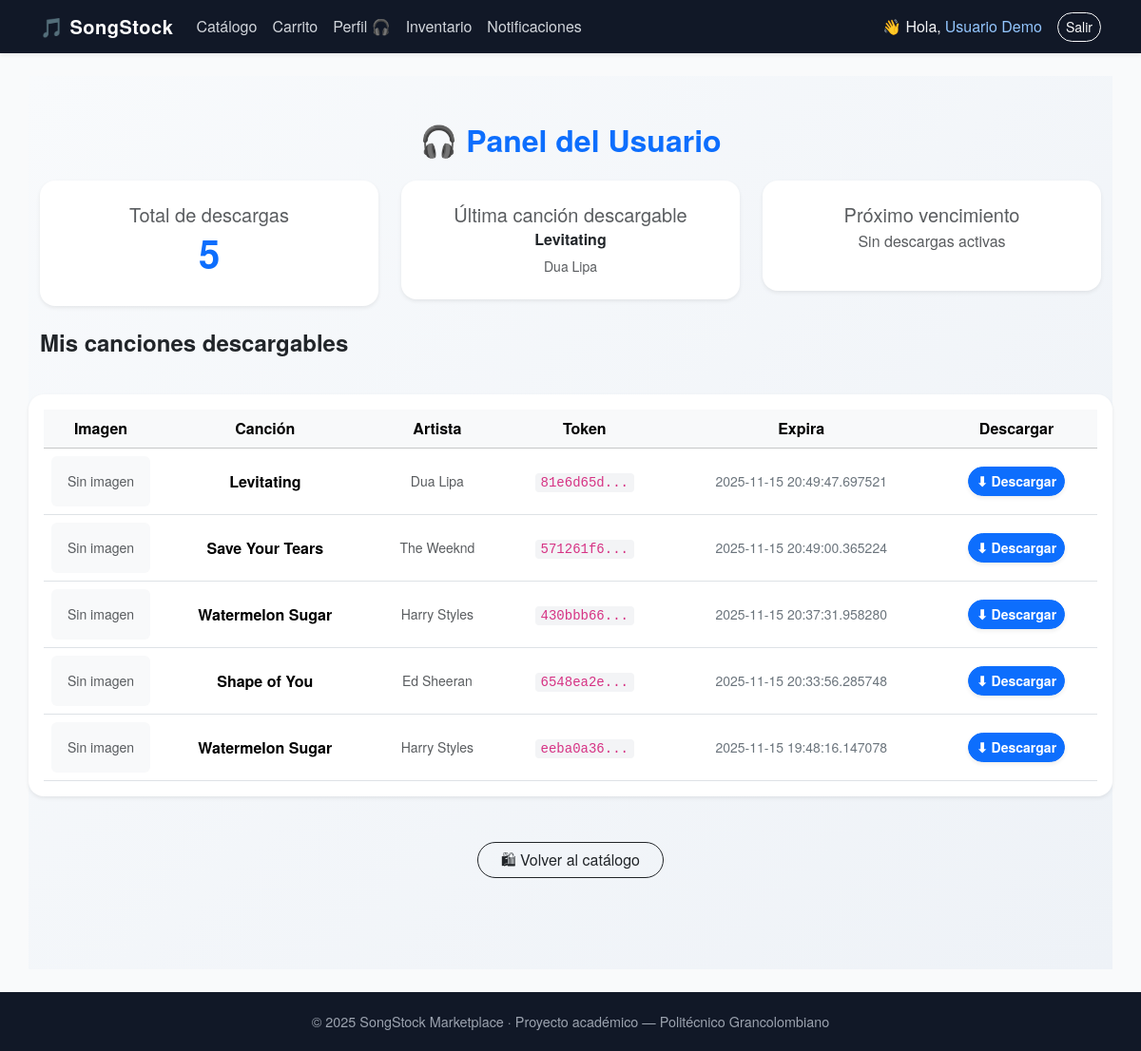
The app's page /perfil (signed in) with its own data.
### tables this page shows
CREATE TABLE productos (
        id INTEGER PRIMARY KEY AUTOINCREMENT,
        nombre TEXT NOT NULL,
        artista TEXT,
        tipo TEXT CHECK(tipo IN ('mp3','vinilo')) NOT NULL,
        precio REAL NOT NULL,
        stock INTEGER DEFAULT 0,
        proveedor_email TEXT,
        descripcion TEXT,
        imagen TEXT
    );

CREATE TABLE downloads (
      id INTEGER PRIMARY KEY AUTOINCREMENT,
      user_id INTEGER NOT NULL,
      product_id INTEGER NOT NULL,
      token TEXT NOT NULL UNIQUE,
      expires_at DATETIME NOT NULL,
      created_at DATETIME DEFAULT CURRENT_TIMESTAMP
    );

### app.py (the view)
@app.route('/perfil')
def perfil():
    if 'usuario' not in session: return redirect(url_for('login'))
    user_id=session.get('user_id')
    conn=get_db_connection()
    rows=conn.execute("""SELECT d.id,p.nombre,p.artista,p.id AS producto_id,d.token,d.expires_at
                         FROM downloads d JOIN productos p ON p.id=d.product_id
                         WHERE d.user_id=? ORDER BY d.created_at DESC""",(user_id,)).fetchall()
    conn.close()
    return render_template('perfil.html',descargas=rows)

### app.py (called while the page is built)
def get_db_connection():
    conn = sqlite3.connect(DATABASE)
    conn.row_factory = sqlite3.Row
    return conn

### templates/perfil.html (shortened to what this page needs)
{% extends "base.html" %}
{% block content %}
<div class="perfil-page container py-5 fade-in">
  <h2 class="mb-4 text-center fw-bold text-primary">🎧 Panel del Usuario</h2>
  {% if descargas %}
    <div class="row g-4 mb-5">
      <div class="col-md-4">
        <div class="card text-center shadow-sm border-0 rounded-4">
          <div class="card-body py-4">
            <h5 class="text-muted mb-1">Total de descargas</h5>
            <h2 class="fw-bold text-primary display-6">{{ descargas|length }}</h2>
          </div>
        </div>
      </div>
      <div class="col-md-4">
        <div class="card text-center shadow-sm border-0 rounded-4">
          <div class="card-body py-4">
            <h5 class="text-muted mb-1">Última canción descargable</h5>
            <h6 class="fw-bold text-dark">
              {{ descargas[0]['nombre'] if descargas else 'Sin descargas' }}
            </h6>
            <p class="text-muted small mb-0">
              {{ descargas[0]['artista'] if descargas else '' }}
            </p>
          </div>
        </div>
      </div>
<div class="col-md-4">
  <div class="card text-center shadow-sm border-0 rounded-4">
    <div class="card-body py-4">
      <h5 class="text-muted mb-1">Próximo vencimiento</h5>
      {% set expiracion = None %}
      {% for d in descargas %}
        {% if not expiracion %}
          {% set expiracion = d['expires_at'] or d['fecha_expira'] %}
        {% endif %}
      {% endfor %}
      {% if expiracion %}
        <p class="fw-bold text-danger mb-0">{{ expiracion }}</p>
      {% else %}
        <p class="text-muted">Sin descargas activas</p>
      {% endif %}
    </div>
  </div>
</div>
    <h4 class="fw-semibold mb-3">Mis canciones descargables</h4>
    <div class="table-responsive shadow-sm rounded-4 bg-white p-3 mb-4">
      <table class="table align-middle mb-0">
        <thead class="table-light">
          <tr class="text-center">
            <th>Imagen</th>
            <th>Canción</th>
            <th>Artista</th>
            <th>Token</th>
            <th>Expira</th>
            <th>Descargar</th>
          </tr>
        </thead>
        <tbody>
          {% for d in descargas %}
          <tr class="text-center align-middle">
            <td style="width: 120px;">
              {% if d['imagen'] %}
                {% if d['imagen'].startswith('http') %}
                  <img src="{{ d['imagen'] }}" alt="{{ d['nombre'] }}" class="img-fluid rounded" style="max-height: 80px;">
                {% else %}
                  <img src="{{ url_for('static', filename=d['imagen']) }}" alt="{{ d['nombre'] }}" class="img-fluid rounded" style="max-height: 80px;">
                {% endif %}
              {% else %}
                <div class="bg-light rounded p-3 text-muted small">Sin imagen</div>
              {% endif %}
            </td>
            <td class="fw-semibold">{{ d['nombre'] }}</td>
            <td class="text-muted small">{{ d['artista'] }}</td>
            <td><code>{{ d['token'][:8] }}...</code></td>
            <td class="text-secondary small">{{ d['fecha_expira'] or d['expires_at'] }}</td>
            <td>
              <a href="{{ url_for('download_file', token=d['token']) }}"
                 class="btn btn-primary btn-sm rounded-pill shadow-sm fw-semibold">
                ⬇ Descargar
              </a>
            </td>
          </tr>
          {% endfor %}
        </tbody>
      </table>
    </div>
    <div class="text-center">
      <a href="{{ url_for('catalog') }}" class="btn btn-outline-dark rounded-pill px-4">
        🛍 Volver al catálogo
      </a>
    </div>
  {% endif %}
</div>
{% endblock %}

### templates/base.html (style rules this page uses)
body { background-color: #f9fafb; font-family: "Poppins", "Helvetica Neue", sans-serif; }

### templates/perfil.html (style rules this page uses)
.fade-in { animation: fadeIn .8s ease both; }
.perfil-page { min-height: 90vh; background: linear-gradient(135deg, #f8fafc, #eef2f7); }
code { background: #f3f4f6; border-radius: 4px; padding: 2px 6px; }

### records on screen
productos: nombre "Levitating", artista "Dua Lipa"
downloads: nombre "Levitating", artista "Dua Lipa", token "81e6d65d", expires_at "2025-11-15 20:49:47.697521"
downloads: nombre "Save Your Tears", artista "The Weeknd", token "571261f6", expires_at "2025-11-15 20:49:00.365224"
downloads: nombre "Watermelon Sugar", artista "Harry Styles", token "430bbb66", expires_at "2025-11-15 20:37:31.958280"
downloads: nombre "Shape of You", artista "Ed Sheeran", token "6548ea2e", expires_at "2025-11-15 20:33:56.285748"
downloads: nombre "Watermelon Sugar", artista "Harry Styles", token "eeba0a36", expires_at "2025-11-15 19:48:16.147078"

### other values on screen
{{ session['usuario'] }} "Usuario Demo"
{{ descargas|length }} "5"
